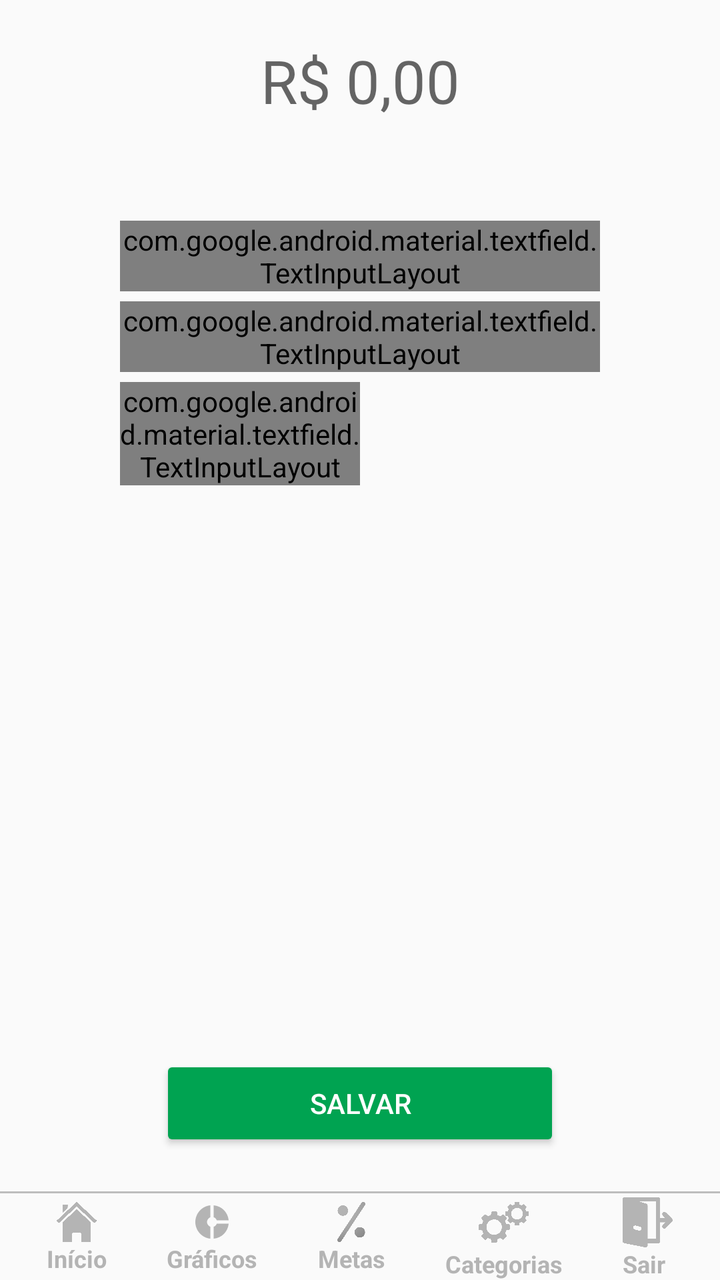
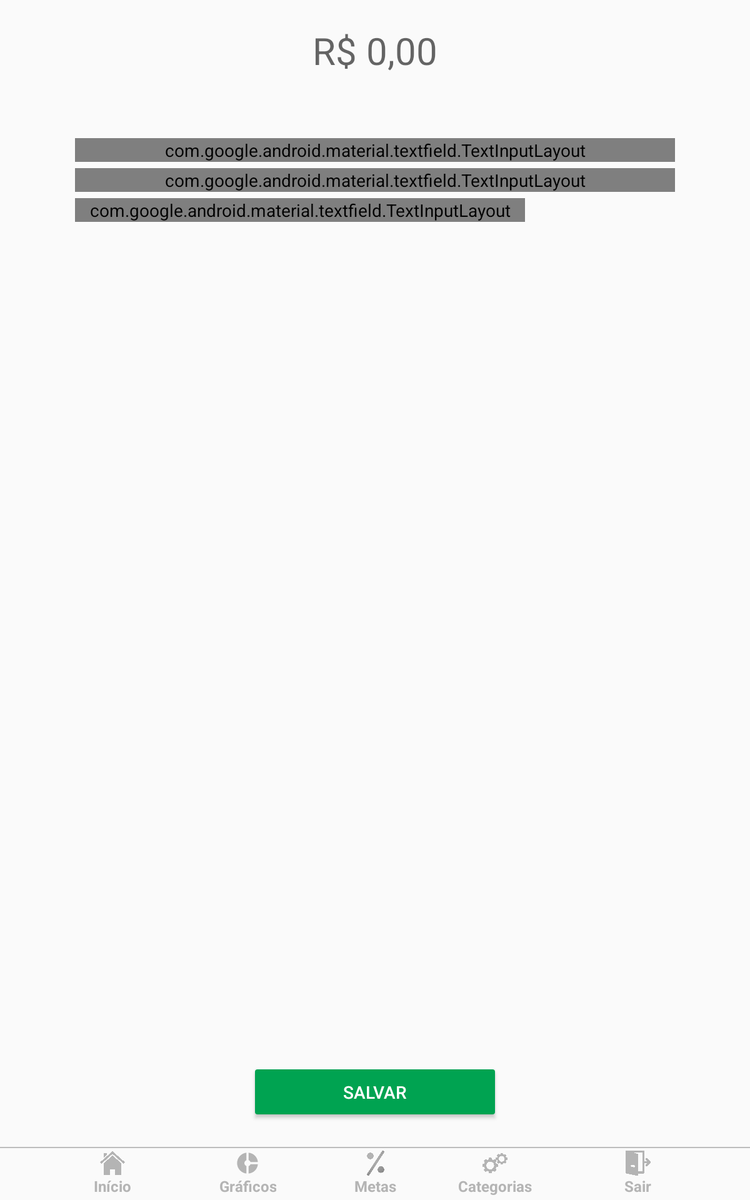

One screen, two layout resources from the same app: the default and the repository's alternative for another configuration. Each is rendered where Android would select it; the XML of both is given below.
<!-- AndroidManifest.xml: activity theme ReceitaTheme -->
<!-- res/layout/activity_receita.xml -->
<?xml version="1.0" encoding="utf-8"?>
<androidx.constraintlayout.widget.ConstraintLayout xmlns:android="http://schemas.android.com/apk/res/android"
    xmlns:app="http://schemas.android.com/apk/res-auto"
    xmlns:tools="http://schemas.android.com/tools"
    android:layout_width="match_parent"
    android:layout_height="match_parent"
    tools:context=".ReceitaActivity">

    <View
        android:id="@+id/view"
        android:layout_width="match_parent"
        android:layout_height="1dp"
        android:layout_marginBottom="2dp"
        android:background="#BDBDBD"
        app:layout_constraintBottom_toTopOf="@+id/linearLayout6" />

    <EditText
        android:id="@+id/etReais"
        android:layout_width="wrap_content"
        android:layout_height="wrap_content"
        android:background="@null"
        android:layout_marginTop="20dp"
        android:hint="@string/valor_hint"
        android:inputType="number"
        android:maxLength="12"
        android:textColor="@android:color/black"
        android:textSize="30sp"
        app:layout_constraintEnd_toEndOf="parent"
        app:layout_constraintStart_toStartOf="parent"
        app:layout_constraintTop_toTopOf="parent" />

    <com.google.android.material.textfield.TextInputLayout
        style="@style/Widget.MaterialComponents.TextInputLayout.OutlinedBox"
        android:id="@+id/tiTitle"
        android:layout_width="0dp"
        android:layout_height="wrap_content"
        android:layout_marginStart="60dp"
        android:layout_marginEnd="60dp"
        android:layout_marginTop="50dp"
        app:boxCornerRadiusBottomEnd="10dp"
        app:boxCornerRadiusBottomStart="10dp"
        app:boxCornerRadiusTopEnd="10dp"
        app:errorEnabled="true"
        app:boxCornerRadiusTopStart="10dp"
        app:boxStrokeColor="#000"
        app:layout_constraintEnd_toEndOf="parent"
        app:layout_constraintStart_toStartOf="parent"
        app:layout_constraintTop_toBottomOf="@+id/etReais">

        <com.google.android.material.textfield.TextInputEditText
            android:id="@+id/etTitle"
            android:layout_width="match_parent"
            android:layout_height="wrap_content"
            android:textSize="15sp"
            android:hint="@string/descricao_hint"
            android:maxLength="200" />
    </com.google.android.material.textfield.TextInputLayout>

    <com.google.android.material.textfield.TextInputLayout
        android:id="@+id/tiCategoria"
        style="@style/Widget.MaterialComponents.TextInputLayout.OutlinedBox"
        android:layout_width="0dp"
        android:layout_marginTop="5dp"
        android:layout_marginEnd="60dp"
        android:layout_marginStart="60dp"
        android:layout_height="wrap_content"
        app:boxCornerRadiusBottomEnd="10dp"
        app:boxCornerRadiusBottomStart="10dp"
        app:boxCornerRadiusTopEnd="10dp"
        app:boxCornerRadiusTopStart="10dp"
        app:boxStrokeColor="#000"
        app:endIconDrawable="@drawable/ic_arrow_drop_down_gray_24dp"
        app:endIconMode="custom"
        app:errorEnabled="true"
        app:layout_constraintEnd_toEndOf="parent"
        app:layout_constraintStart_toStartOf="parent"
        app:layout_constraintTop_toBottomOf="@+id/tiTitle">

        <com.google.android.material.textfield.TextInputEditText
            android:id="@+id/etCategoria"
            android:layout_width="match_parent"
            android:textSize="15sp"
            android:layout_height="wrap_content"
            android:focusableInTouchMode="false"
            android:hint="@string/categoria" />
    </com.google.android.material.textfield.TextInputLayout>

    <com.google.android.material.textfield.TextInputLayout
        android:id="@+id/tiData"
        style="@style/Widget.MaterialComponents.TextInputLayout.OutlinedBox"
        android:layout_width="0dp"
        android:layout_height="wrap_content"
        android:layout_marginTop="5dp"
        android:layout_marginStart="60dp"
        android:layout_marginEnd="180dp"
        app:boxCornerRadiusBottomEnd="10dp"
        app:boxCornerRadiusBottomStart="10dp"
        app:boxCornerRadiusTopEnd="10dp"
        app:boxCornerRadiusTopStart="10dp"
        app:boxStrokeColor="#000"
        app:errorEnabled="true"
        app:endIconDrawable="@drawable/ic_date_range_gray_24dp"
        app:endIconMode="custom"
        app:layout_constraintEnd_toEndOf="parent"
        app:layout_constraintStart_toStartOf="parent"
        app:layout_constraintTop_toBottomOf="@+id/tiCategoria">

        <com.google.android.material.textfield.TextInputEditText
            android:id="@+id/tvData"
            android:layout_width="match_parent"
            android:textSize="15sp"
            android:layout_height="wrap_content"
            android:focusableInTouchMode="false"
            android:hint="@string/data_label" />
    </com.google.android.material.textfield.TextInputLayout>

    <LinearLayout
        android:id="@+id/linearLayout6"
        android:layout_width="match_parent"
        android:layout_height="wrap_content"
        android:gravity="center"
        android:layout_marginTop="2dp"
        android:orientation="horizontal"
        app:layout_constraintBottom_toBottomOf="parent"
        app:layout_constraintEnd_toEndOf="parent"
        app:layout_constraintStart_toStartOf="parent">

        <TextView
            android:id="@+id/tvInicio"
            android:layout_width="wrap_content"
            android:layout_height="wrap_content"
            android:layout_marginRight="30dp"
            android:background="?attr/selectableItemBackgroundBorderless"
            android:drawableTop="@drawable/ic_home_gray"
            android:text="@string/inicio"
            android:textColor="#B4B4B4"
            android:textSize="12sp"
            android:textStyle="bold" />

        <TextView
            android:id="@+id/tvGrafico"
            android:layout_width="wrap_content"
            android:layout_height="wrap_content"
            android:layout_marginRight="30dp"
            android:background="?attr/selectableItemBackgroundBorderless"
            android:drawableTop="@drawable/ic_donut_gray"
            android:text="@string/grafico"
            android:textColor="#B4B4B4"
            android:textSize="12sp"
            android:textStyle="bold" />

        <TextView
            android:id="@+id/tvLimites"
            android:layout_width="wrap_content"
            android:layout_height="wrap_content"
            android:layout_marginRight="30dp"
            android:background="?attr/selectableItemBackgroundBorderless"
            android:drawableTop="@drawable/ic_porcentagem_gray"
            android:text="@string/metas"
            android:textColor="#B4B4B4"
            android:textSize="12sp"
            android:textStyle="bold" />

        <TextView
            android:id="@+id/tvCategorias"
            android:layout_width="wrap_content"
            android:layout_height="wrap_content"
            android:layout_marginRight="30dp"
            android:background="?attr/selectableItemBackgroundBorderless"
            android:drawableTop="@drawable/ic_engrenagem_gray"
            android:text="@string/categorias"
            android:textColor="#B4B4B4"
            android:textSize="12sp"
            android:textStyle="bold" />

        <TextView
            android:id="@+id/tvSair"
            android:layout_width="wrap_content"
            android:layout_height="wrap_content"
            android:background="?attr/selectableItemBackgroundBorderless"
            android:drawableTop="@drawable/ic_sair_gray"
            android:text="@string/sair"
            android:textColor="#B4B4B4"
            android:textSize="12sp"
            android:textStyle="bold" />

    </LinearLayout>

    <Button
        android:id="@+id/btnSave"
        android:layout_width="200dp"
        android:layout_height="wrap_content"
        android:layout_gravity="center"
        android:layout_marginBottom="20dp"
        android:backgroundTint="@color/receitaSecundary"
        android:text="@string/salvar"
        android:textColor="@color/colorAccent"
        app:layout_constraintBottom_toTopOf="@+id/view"
        app:layout_constraintEnd_toEndOf="parent"
        app:layout_constraintStart_toStartOf="parent" />

</androidx.constraintlayout.widget.ConstraintLayout>
<!-- resources referenced by this layout -->
<resources>
  <color name="colorAccent">#ffffff</color>
  <color name="receitaSecundary">#00A351</color>
  <!-- drawable ic_date_range_gray_24dp (drawable) -->
  <vector android:height="24dp" android:tint="#B4B4B4"
      android:viewportHeight="24.0" android:viewportWidth="24.0"
      android:width="24dp" xmlns:android="http://schemas.android.com/apk/res/android">
      <path android:fillColor="#FF000000" android:pathData="M9,11L7,11v2h2v-2zM13,11h-2v2h2v-2zM17,11h-2v2h2v-2zM19,4h-1L18,2h-2v2L8,4L8,2L6,2v2L5,4c-1.11,0 -1.99,0.9 -1.99,2L3,20c0,1.1 0.89,2 2,2h14c1.1,0 2,-0.9 2,-2L21,6c0,-1.1 -0.9,-2 -2,-2zM19,20L5,20L5,9h14v11z"/>
  </vector>
  <!-- drawable ic_donut_gray (drawable) -->
  <vector android:height="20dp" android:tint="#B4B4B4"
      android:viewportHeight="24.0" android:viewportWidth="24.0"
      android:width="20dp" xmlns:android="http://schemas.android.com/apk/res/android">
      <path android:fillColor="#FF000000" android:pathData="M11,9.16V2c-5,0.5 -9,4.79 -9,10s4,9.5 9,10v-7.16c-1,-0.41 -2,-1.52 -2,-2.84s1,-2.43 2,-2.84zM14.86,11H22c-0.48,-4.75 -4,-8.53 -9,-9v7.16c1,0.3 1.52,0.98 1.86,1.84zM13,14.84V22c5,-0.47 8.52,-4.25 9,-9h-7.14c-0.34,0.86 -0.86,1.54 -1.86,1.84z"/>
  </vector>
  <!-- drawable ic_engrenagem_gray (drawable) -->
  <?xml version="1.0" encoding="utf-8"?>
  <layer-list xmlns:android="http://schemas.android.com/apk/res/android" >
  
      <item
          android:drawable="@drawable/engrenagem_grey"
          android:width="25dp"
          android:height="25dp"
          />
  
  </layer-list >
  <!-- drawable ic_home_gray (drawable) -->
  <?xml version="1.0" encoding="utf-8"?>
  <layer-list xmlns:android="http://schemas.android.com/apk/res/android" >
  
      <item
          android:drawable="@drawable/home_grey"
          android:width="20dp"
          android:height="20dp"
          />
  
  </layer-list >
  <!-- drawable ic_porcentagem_gray (drawable) -->
  <?xml version="1.0" encoding="utf-8"?>
  <layer-list xmlns:android="http://schemas.android.com/apk/res/android" >
  
      <item
          android:drawable="@drawable/porcentagem_grey"
          android:width="20dp"
          android:height="20dp"
          />
  
  </layer-list >
  <!-- drawable ic_sair_gray (drawable) -->
  <?xml version="1.0" encoding="utf-8"?>
  <layer-list xmlns:android="http://schemas.android.com/apk/res/android" >
  
      <item
          android:drawable="@drawable/sair_grey"
          android:width="25dp"
          android:height="25dp"
          />
  
  </layer-list >
  <string name="categoria">Categoria</string>
  <string name="categorias">Categorias</string>
  <string name="data_label">Data</string>
  <string name="descricao_hint">Descrição</string>
  <string name="grafico">Gráficos</string>
  <string name="inicio">Início</string>
  <string name="metas">Metas</string>
  <string name="sair">Sair</string>
  <string name="salvar">SALVAR</string>
  <string name="valor_hint">R$ 0,00</string>
  <style name="ReceitaTheme" parent="Theme.AppCompat.Light.DarkActionBar">
          <item name="colorPrimary">@color/receitaSecundary</item>
          <item name="colorPrimaryDark">@color/receitaPrimary</item>
          <item name="colorAccent">@color/colorAccent</item>
      </style>
  <!-- drawable engrenagem_grey: png bitmap (drawable, 8236 bytes) -->
  <!-- drawable home_grey: png bitmap (drawable, 110023 bytes) -->
  <!-- drawable porcentagem_grey: png bitmap (drawable, 22553 bytes) -->
  <!-- drawable sair_grey: png bitmap (drawable, 6878 bytes) -->
  <color name="receitaPrimary">#306F32</color>
</resources>
<!-- res/layout-large/activity_receita.xml (the repository's variant of the layout above) -->
<!-- drawn on a 7-inch tablet held upright -->
<?xml version="1.0" encoding="utf-8"?>
<androidx.constraintlayout.widget.ConstraintLayout xmlns:android="http://schemas.android.com/apk/res/android"
    xmlns:app="http://schemas.android.com/apk/res-auto"
    xmlns:tools="http://schemas.android.com/tools"
    android:layout_width="match_parent"
    android:layout_height="match_parent"
    tools:context=".ReceitaActivity">

    <View
        android:id="@+id/view"
        android:layout_width="match_parent"
        android:layout_height="1dp"
        android:layout_marginBottom="2dp"
        android:background="#BDBDBD"
        app:layout_constraintBottom_toTopOf="@+id/ivUm" />

    <EditText
        android:id="@+id/etReais"
        android:layout_width="wrap_content"
        android:layout_height="wrap_content"
        android:background="@null"
        android:layout_marginTop="20dp"
        android:hint="@string/valor_hint"
        android:inputType="number"
        android:maxLength="12"
        android:textColor="@android:color/black"
        android:textSize="30sp"
        app:layout_constraintEnd_toEndOf="parent"
        app:layout_constraintStart_toStartOf="parent"
        app:layout_constraintTop_toTopOf="parent" />

    <com.google.android.material.textfield.TextInputLayout
        style="@style/Widget.MaterialComponents.TextInputLayout.OutlinedBox"
        android:id="@+id/tiTitle"
        android:layout_width="0dp"
        android:layout_height="wrap_content"
        android:layout_marginStart="60dp"
        android:layout_marginEnd="60dp"
        android:layout_marginTop="50dp"
        app:boxCornerRadiusBottomEnd="10dp"
        app:boxCornerRadiusBottomStart="10dp"
        app:boxCornerRadiusTopEnd="10dp"
        app:errorEnabled="true"
        app:boxCornerRadiusTopStart="10dp"
        app:boxStrokeColor="#000"
        app:layout_constraintEnd_toEndOf="parent"
        app:layout_constraintStart_toStartOf="parent"
        app:layout_constraintTop_toBottomOf="@+id/etReais">

        <com.google.android.material.textfield.TextInputEditText
            android:id="@+id/etTitle"
            android:layout_width="match_parent"
            android:layout_height="wrap_content"
            android:textSize="15sp"
            android:hint="@string/descricao_hint"
            android:maxLength="200" />
    </com.google.android.material.textfield.TextInputLayout>

    <com.google.android.material.textfield.TextInputLayout
        android:id="@+id/tiCategoria"
        style="@style/Widget.MaterialComponents.TextInputLayout.OutlinedBox"
        android:layout_width="0dp"
        android:layout_marginTop="5dp"
        android:layout_marginEnd="60dp"
        android:layout_marginStart="60dp"
        android:layout_height="wrap_content"
        app:boxCornerRadiusBottomEnd="10dp"
        app:boxCornerRadiusBottomStart="10dp"
        app:boxCornerRadiusTopEnd="10dp"
        app:boxCornerRadiusTopStart="10dp"
        app:boxStrokeColor="#000"
        app:endIconDrawable="@drawable/ic_arrow_drop_down_gray_24dp"
        app:endIconMode="custom"
        app:errorEnabled="true"
        app:layout_constraintEnd_toEndOf="parent"
        app:layout_constraintStart_toStartOf="parent"
        app:layout_constraintTop_toBottomOf="@+id/tiTitle">

        <com.google.android.material.textfield.TextInputEditText
            android:id="@+id/etCategoria"
            android:layout_width="match_parent"
            android:textSize="15sp"
            android:layout_height="wrap_content"
            android:focusableInTouchMode="false"
            android:hint="@string/categoria" />
    </com.google.android.material.textfield.TextInputLayout>

    <com.google.android.material.textfield.TextInputLayout
        android:id="@+id/tiData"
        style="@style/Widget.MaterialComponents.TextInputLayout.OutlinedBox"
        android:layout_width="0dp"
        android:layout_height="wrap_content"
        android:layout_marginTop="5dp"
        android:layout_marginStart="60dp"
        android:layout_marginEnd="180dp"
        app:boxCornerRadiusBottomEnd="10dp"
        app:boxCornerRadiusBottomStart="10dp"
        app:boxCornerRadiusTopEnd="10dp"
        app:boxCornerRadiusTopStart="10dp"
        app:boxStrokeColor="#000"
        app:errorEnabled="true"
        app:endIconDrawable="@drawable/ic_date_range_gray_24dp"
        app:endIconMode="custom"
        app:layout_constraintEnd_toEndOf="parent"
        app:layout_constraintStart_toStartOf="parent"
        app:layout_constraintTop_toBottomOf="@+id/tiCategoria">

        <com.google.android.material.textfield.TextInputEditText
            android:id="@+id/tvData"
            android:layout_width="match_parent"
            android:textSize="15sp"
            android:layout_height="wrap_content"
            android:focusableInTouchMode="false"
            android:hint="@string/data_label" />
    </com.google.android.material.textfield.TextInputLayout>

    <ImageView
        android:id="@+id/ivUm"
        android:layout_width="20dp"
        android:layout_height="20dp"
        android:src="@drawable/home_grey"
        android:background="?attr/selectableItemBackgroundBorderless"
        android:clickable="true"
        android:focusable="true"
        app:layout_constraintBottom_toTopOf="@+id/tvInicio"
        app:layout_constraintEnd_toEndOf="@+id/tvInicio"
        app:layout_constraintStart_toStartOf="@+id/tvInicio" />

    <TextView
        android:id="@+id/tvInicio"
        android:layout_width="wrap_content"
        android:layout_height="wrap_content"
        android:layout_marginStart="5dp"
        android:layout_marginBottom="3dp"
        android:gravity="center"
        android:text="@string/inicio"
        android:textColor="#B4B4B4"
        android:textSize="12sp"
        android:textStyle="bold"
        app:layout_constraintBottom_toBottomOf="parent"
        app:layout_constraintEnd_toStartOf="@+id/tvGrafico"
        app:layout_constraintStart_toStartOf="parent" />

    <ImageView
        android:id="@+id/ivDois"
        android:layout_width="20dp"
        android:layout_height="20dp"
        android:background="?attr/selectableItemBackgroundBorderless"
        android:clickable="true"
        android:focusable="true"
        android:src="@drawable/ic_donut_gray"
        app:layout_constraintBottom_toTopOf="@+id/tvGrafico"
        app:layout_constraintEnd_toEndOf="@+id/tvGrafico"
        app:layout_constraintStart_toStartOf="@+id/tvGrafico" />

    <TextView
        android:id="@+id/tvGrafico"
        android:layout_width="wrap_content"
        android:layout_height="wrap_content"
        android:layout_marginBottom="3dp"
        android:background="?attr/selectableItemBackgroundBorderless"
        android:gravity="center"
        android:text="@string/grafico"
        android:textColor="#B4B4B4"
        android:textSize="12sp"
        android:textStyle="bold"
        app:layout_constraintBottom_toBottomOf="parent"
        app:layout_constraintEnd_toStartOf="@+id/guidelineEnd"
        app:layout_constraintStart_toStartOf="@+id/guidelineEnd" />

    <ImageView
        android:id="@+id/ivTres"
        android:layout_width="20dp"
        android:layout_height="20dp"
        android:src="@drawable/porcentagem_grey"
        android:background="?attr/selectableItemBackgroundBorderless"
        android:clickable="true"
        android:focusable="true"
        app:layout_constraintBottom_toTopOf="@+id/tvLimites"
        app:layout_constraintEnd_toEndOf="@+id/tvLimites"
        app:layout_constraintStart_toStartOf="@+id/tvLimites" />

    <TextView
        android:id="@+id/tvLimites"
        android:layout_width="wrap_content"
        android:layout_height="wrap_content"
        android:layout_marginBottom="3dp"
        android:background="?attr/selectableItemBackgroundBorderless"
        android:gravity="center"
        android:text="@string/metas"
        android:textColor="#B4B4B4"
        android:textSize="12sp"
        android:textStyle="bold"
        app:layout_constraintBottom_toBottomOf="parent"
        app:layout_constraintEnd_toEndOf="parent"
        app:layout_constraintStart_toStartOf="parent" />

    <ImageView
        android:id="@+id/ivQuatro"
        android:layout_width="20dp"
        android:layout_height="20dp"
        android:src="@drawable/engrenagem_grey"
        app:layout_constraintBottom_toTopOf="@+id/tvCategorias"
        app:layout_constraintEnd_toEndOf="@+id/tvCategorias"
        app:layout_constraintStart_toStartOf="@+id/tvCategorias" />

    <TextView
        android:id="@+id/tvCategorias"
        android:layout_width="wrap_content"
        android:layout_height="wrap_content"
        android:layout_marginBottom="3dp"
        android:background="?attr/selectableItemBackgroundBorderless"
        android:gravity="center"
        android:text="@string/categorias"
        android:textColor="#B4B4B4"
        android:textSize="12sp"
        android:textStyle="bold"
        app:layout_constraintBottom_toBottomOf="parent"
        app:layout_constraintEnd_toStartOf="@+id/guidelineBegin"
        app:layout_constraintStart_toStartOf="@+id/guidelineBegin" />

    <ImageView
        android:id="@+id/ivCinco"
        android:layout_width="20dp"
        android:layout_height="20dp"
        android:background="?attr/selectableItemBackgroundBorderless"
        android:clickable="true"
        android:focusable="true"
        android:src="@drawable/sair_grey"
        app:layout_constraintBottom_toTopOf="@+id/tvSair"
        app:layout_constraintEnd_toEndOf="@+id/tvSair"
        app:layout_constraintStart_toStartOf="@+id/tvSair" />

    <TextView
        android:id="@+id/tvSair"
        android:layout_width="wrap_content"
        android:layout_height="wrap_content"
        android:layout_marginEnd="5dp"
        android:layout_marginBottom="3dp"
        android:background="?attr/selectableItemBackgroundBorderless"
        android:text="@string/sair"
        android:textColor="#B4B4B4"
        android:textSize="12sp"
        android:textStyle="bold"
        app:layout_constraintBottom_toBottomOf="parent"
        app:layout_constraintEnd_toEndOf="parent"
        app:layout_constraintStart_toEndOf="@+id/tvCategorias" />

    <androidx.constraintlayout.widget.Guideline
        android:id="@+id/guidelineEnd"
        android:layout_width="0dp"
        android:layout_height="match_parent"
        android:orientation="vertical"
        app:layout_constraintGuide_begin="0dp"
        app:layout_constraintGuide_percent=".33" />

    <androidx.constraintlayout.widget.Guideline
        android:id="@+id/guidelineBegin"
        android:layout_width="0dp"
        android:layout_height="match_parent"
        android:orientation="vertical"
        app:layout_constraintGuide_begin="0dp"
        app:layout_constraintGuide_percent=".66" />

    <Button
        android:id="@+id/btnSave"
        android:layout_width="200dp"
        android:layout_height="wrap_content"
        android:layout_gravity="center"
        android:layout_marginBottom="20dp"
        android:backgroundTint="@color/receitaSecundary"
        android:text="@string/salvar"
        android:textColor="@color/colorAccent"
        app:layout_constraintBottom_toTopOf="@+id/view"
        app:layout_constraintEnd_toEndOf="parent"
        app:layout_constraintStart_toStartOf="parent" />

</androidx.constraintlayout.widget.ConstraintLayout>
<!-- resources referenced by the variant -->
<!-- as a 7-inch tablet held upright resolves them -->
<resources>
  <color name="colorAccent">#ffffff</color>
  <color name="receitaSecundary">#00A351</color>
  <!-- drawable engrenagem_grey: png bitmap (drawable, 8236 bytes) -->
  <!-- drawable home_grey: png bitmap (drawable, 110023 bytes) -->
  <!-- drawable ic_date_range_gray_24dp (drawable) -->
  <vector android:height="24dp" android:tint="#B4B4B4"
      android:viewportHeight="24.0" android:viewportWidth="24.0"
      android:width="24dp" xmlns:android="http://schemas.android.com/apk/res/android">
      <path android:fillColor="#FF000000" android:pathData="M9,11L7,11v2h2v-2zM13,11h-2v2h2v-2zM17,11h-2v2h2v-2zM19,4h-1L18,2h-2v2L8,4L8,2L6,2v2L5,4c-1.11,0 -1.99,0.9 -1.99,2L3,20c0,1.1 0.89,2 2,2h14c1.1,0 2,-0.9 2,-2L21,6c0,-1.1 -0.9,-2 -2,-2zM19,20L5,20L5,9h14v11z"/>
  </vector>
  <!-- drawable ic_donut_gray (drawable) -->
  <vector android:height="20dp" android:tint="#B4B4B4"
      android:viewportHeight="24.0" android:viewportWidth="24.0"
      android:width="20dp" xmlns:android="http://schemas.android.com/apk/res/android">
      <path android:fillColor="#FF000000" android:pathData="M11,9.16V2c-5,0.5 -9,4.79 -9,10s4,9.5 9,10v-7.16c-1,-0.41 -2,-1.52 -2,-2.84s1,-2.43 2,-2.84zM14.86,11H22c-0.48,-4.75 -4,-8.53 -9,-9v7.16c1,0.3 1.52,0.98 1.86,1.84zM13,14.84V22c5,-0.47 8.52,-4.25 9,-9h-7.14c-0.34,0.86 -0.86,1.54 -1.86,1.84z"/>
  </vector>
  <!-- drawable porcentagem_grey: png bitmap (drawable, 22553 bytes) -->
  <!-- drawable sair_grey: png bitmap (drawable, 6878 bytes) -->
  <string name="categoria">Categoria</string>
  <string name="categorias">Categorias</string>
  <string name="data_label">Data</string>
  <string name="descricao_hint">Descrição</string>
  <string name="grafico">Gráficos</string>
  <string name="inicio">Início</string>
  <string name="metas">Metas</string>
  <string name="sair">Sair</string>
  <string name="salvar">SALVAR</string>
  <string name="valor_hint">R$ 0,00</string>
  <style name="ReceitaTheme" parent="Theme.AppCompat.Light.DarkActionBar">
          <item name="colorPrimary">@color/receitaSecundary</item>
          <item name="colorPrimaryDark">@color/receitaPrimary</item>
          <item name="colorAccent">@color/colorAccent</item>
      </style>
  <color name="receitaPrimary">#306F32</color>
</resources>
